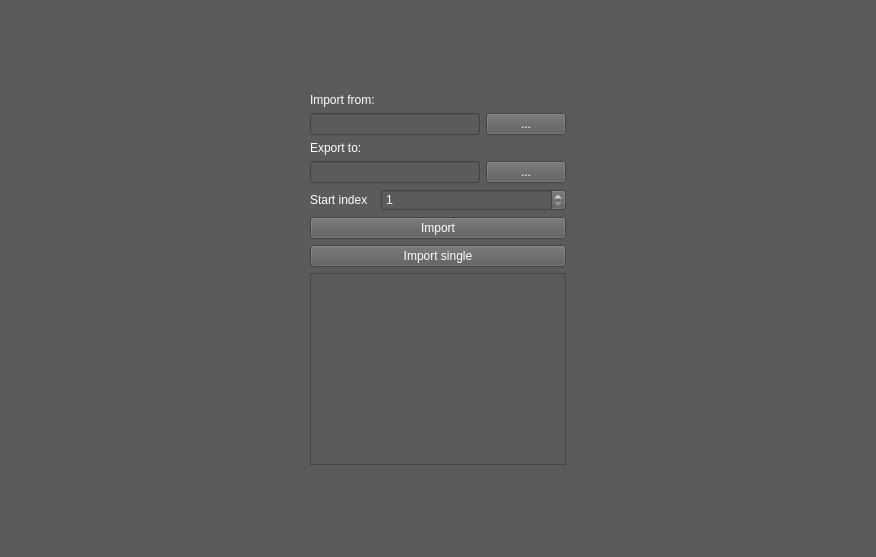
<?xml version="1.0" encoding="UTF-8"?>
<ui version="4.0">
 <class>DicomSource</class>
 <widget class="QWidget" name="DicomSource">
  <property name="geometry">
   <rect>
    <x>0</x>
    <y>0</y>
    <width>876</width>
    <height>557</height>
   </rect>
  </property>
  <property name="windowTitle">
   <string>Form</string>
  </property>
  <property name="styleSheet">
   <string notr="true">background-color: rgb(91,91,91);
color: white
</string>
  </property>
  <layout class="QHBoxLayout" name="horizontalLayout">
   <item>
    <widget class="QWidget" name="widget" native="true">
     <property name="sizePolicy">
      <sizepolicy hsizetype="Expanding" vsizetype="Preferred">
       <horstretch>0</horstretch>
       <verstretch>0</verstretch>
      </sizepolicy>
     </property>
    </widget>
   </item>
   <item>
    <widget class="QWidget" name="widget_4" native="true">
     <property name="sizePolicy">
      <sizepolicy hsizetype="Preferred" vsizetype="Expanding">
       <horstretch>0</horstretch>
       <verstretch>0</verstretch>
      </sizepolicy>
     </property>
     <layout class="QVBoxLayout" name="verticalLayout">
      <item>
       <widget class="QWidget" name="widget_3" native="true">
        <property name="sizePolicy">
         <sizepolicy hsizetype="Preferred" vsizetype="Expanding">
          <horstretch>0</horstretch>
          <verstretch>0</verstretch>
         </sizepolicy>
        </property>
       </widget>
      </item>
      <item>
       <widget class="QWidget" name="widget_6" native="true">
        <property name="sizePolicy">
         <sizepolicy hsizetype="Preferred" vsizetype="Preferred">
          <horstretch>0</horstretch>
          <verstretch>0</verstretch>
         </sizepolicy>
        </property>
        <layout class="QFormLayout" name="formLayout">
         <property name="fieldGrowthPolicy">
          <enum>QFormLayout::AllNonFixedFieldsGrow</enum>
         </property>
         <item row="0" column="0">
          <widget class="QLabel" name="label">
           <property name="text">
            <string>Import from:</string>
           </property>
          </widget>
         </item>
         <item row="1" column="0" colspan="2">
          <widget class="QWidget" name="widget_8" native="true">
           <layout class="QHBoxLayout" name="horizontalLayout_3">
            <property name="leftMargin">
             <number>0</number>
            </property>
            <property name="topMargin">
             <number>0</number>
            </property>
            <property name="rightMargin">
             <number>0</number>
            </property>
            <property name="bottomMargin">
             <number>0</number>
            </property>
            <item>
             <widget class="QLineEdit" name="importFromEdit"/>
            </item>
            <item>
             <widget class="QPushButton" name="importFromButton">
              <property name="text">
               <string>...</string>
              </property>
             </widget>
            </item>
           </layout>
          </widget>
         </item>
         <item row="4" column="0">
          <widget class="QLabel" name="label_2">
           <property name="text">
            <string>Export to:</string>
           </property>
          </widget>
         </item>
         <item row="5" column="0" colspan="2">
          <widget class="QWidget" name="widget_7" native="true">
           <layout class="QHBoxLayout" name="horizontalLayout_2">
            <property name="leftMargin">
             <number>0</number>
            </property>
            <property name="topMargin">
             <number>0</number>
            </property>
            <property name="rightMargin">
             <number>0</number>
            </property>
            <property name="bottomMargin">
             <number>0</number>
            </property>
            <item>
             <widget class="QLineEdit" name="exportToEdit"/>
            </item>
            <item>
             <widget class="QPushButton" name="exportToButton">
              <property name="text">
               <string>...</string>
              </property>
             </widget>
            </item>
           </layout>
          </widget>
         </item>
         <item row="6" column="0">
          <widget class="QLabel" name="label_3">
           <property name="text">
            <string>Start index</string>
           </property>
          </widget>
         </item>
         <item row="6" column="1">
          <widget class="QSpinBox" name="startIndex">
           <property name="minimum">
            <number>1</number>
           </property>
           <property name="maximum">
            <number>65535</number>
           </property>
           <property name="value">
            <number>1</number>
           </property>
          </widget>
         </item>
         <item row="7" column="0" colspan="2">
          <widget class="QPushButton" name="importButton">
           <property name="text">
            <string>Import</string>
           </property>
          </widget>
         </item>
         <item row="9" column="0" colspan="2">
          <widget class="QTableView" name="tableView"/>
         </item>
         <item row="8" column="0" colspan="2">
          <widget class="QPushButton" name="importSingleButton">
           <property name="text">
            <string>Import single</string>
           </property>
          </widget>
         </item>
        </layout>
       </widget>
      </item>
      <item>
       <widget class="QWidget" name="widget_5" native="true">
        <property name="sizePolicy">
         <sizepolicy hsizetype="Preferred" vsizetype="Expanding">
          <horstretch>0</horstretch>
          <verstretch>0</verstretch>
         </sizepolicy>
        </property>
       </widget>
      </item>
     </layout>
    </widget>
   </item>
   <item>
    <widget class="QWidget" name="widget_2" native="true">
     <property name="sizePolicy">
      <sizepolicy hsizetype="Expanding" vsizetype="Preferred">
       <horstretch>0</horstretch>
       <verstretch>0</verstretch>
      </sizepolicy>
     </property>
    </widget>
   </item>
  </layout>
 </widget>
 <resources>
  <include location="../../dicom/ui/dicomRC.qrc"/>
 </resources>
 <connections/>
</ui>
